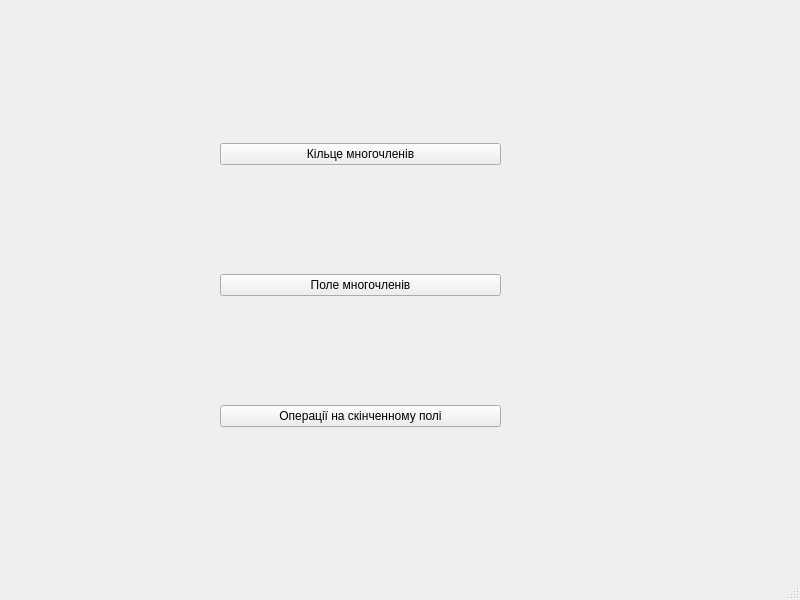
<?xml version="1.0" encoding="UTF-8"?>
<ui version="4.0">
 <class>MainWindow</class>
 <widget class="QMainWindow" name="MainWindow">
  <property name="geometry">
   <rect>
    <x>0</x>
    <y>0</y>
    <width>800</width>
    <height>600</height>
   </rect>
  </property>
  <property name="windowTitle">
   <string>MainWindow</string>
  </property>
  <widget class="QWidget" name="centralwidget">
   <widget class="QWidget" name="verticalLayoutWidget">
    <property name="geometry">
     <rect>
      <x>220</x>
      <y>40</y>
      <width>281</width>
      <height>491</height>
     </rect>
    </property>
    <layout class="QVBoxLayout" name="verticalLayout">
     <item>
      <widget class="QPushButton" name="PRBtn">
       <property name="text">
        <string>Кільце многочленів</string>
       </property>
      </widget>
     </item>
     <item>
      <widget class="QPushButton" name="PFBtn">
       <property name="text">
        <string>Поле многочленів</string>
       </property>
      </widget>
     </item>
     <item>
      <widget class="QPushButton" name="FiniteFieldBtn">
       <property name="text">
        <string>Операції на скінченному полі</string>
       </property>
      </widget>
     </item>
    </layout>
   </widget>
  </widget>
  <widget class="QMenuBar" name="menubar">
   <property name="geometry">
    <rect>
     <x>0</x>
     <y>0</y>
     <width>800</width>
     <height>22</height>
    </rect>
   </property>
  </widget>
  <widget class="QStatusBar" name="statusbar"/>
 </widget>
 <resources/>
 <connections/>
</ui>
